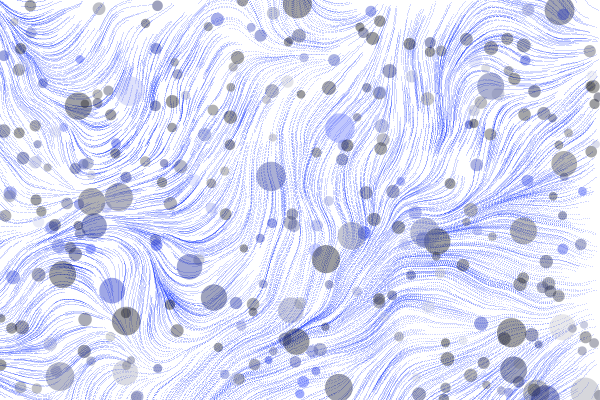
Frame 1 (no input)
Frame 60 (the mouse pressed at the canvas centre just before this capture): identical to frame 1, image omitted
Frame 120 (the mouse held since frame 60 and released just before this capture): identical to frame 1, image omitted

The Processing sketch that drew this single still picture (run headless with seeded random() and noise(); from frame 60 on, the mouse is pressed at the canvas centre):

// Processing sketch: Random_circles_rev2
// ── Random_circles_rev2.pde
int ballQty;
float hueValue;
float diameter;

PVector[]pts;

void setup(){
  size(600,400);
  background(255);
  colorMode(HSB);
  
  ballQty=300;
  hueValue=random(255);
  
  pts=new PVector[4000];
  for(int i=0;i<pts.length;i++){
    pts[i]=new PVector(random(width),random(height));
  }
  
  stroke(hueValue,255,255,64);
  for(int j=0;j<40;j++){
    for(int i=0;i<pts.length;i++){
      float angle=map(noise(pts[i].x*0.007,pts[i].y*0.007,frameCount+0.007),0,1,0,TWO_PI);
      float len=map(noise((pts[i].x+2000)*0.007,(pts[i].y+2000)*0.007,frameCount+0.026),0,1,0,3);
      pts[i].add(new PVector(cos(angle)*len,sin(angle)*len));
      point(pts[i].x,pts[i].y);
    }
  }
  
  
  noStroke();
  
  for(int i=0;i<ballQty;i++){
    fill(hueValue,random(255),random(255),100);
    
    if(random(1)<0.1){      
      diameter=random(25,30);
    }else{
      diameter=random(8,14);
    }
    
    ellipse(random(width),random(height),diameter,diameter);
  }
}


void draw(){
}

void mousePressed(){
  setup();
}
